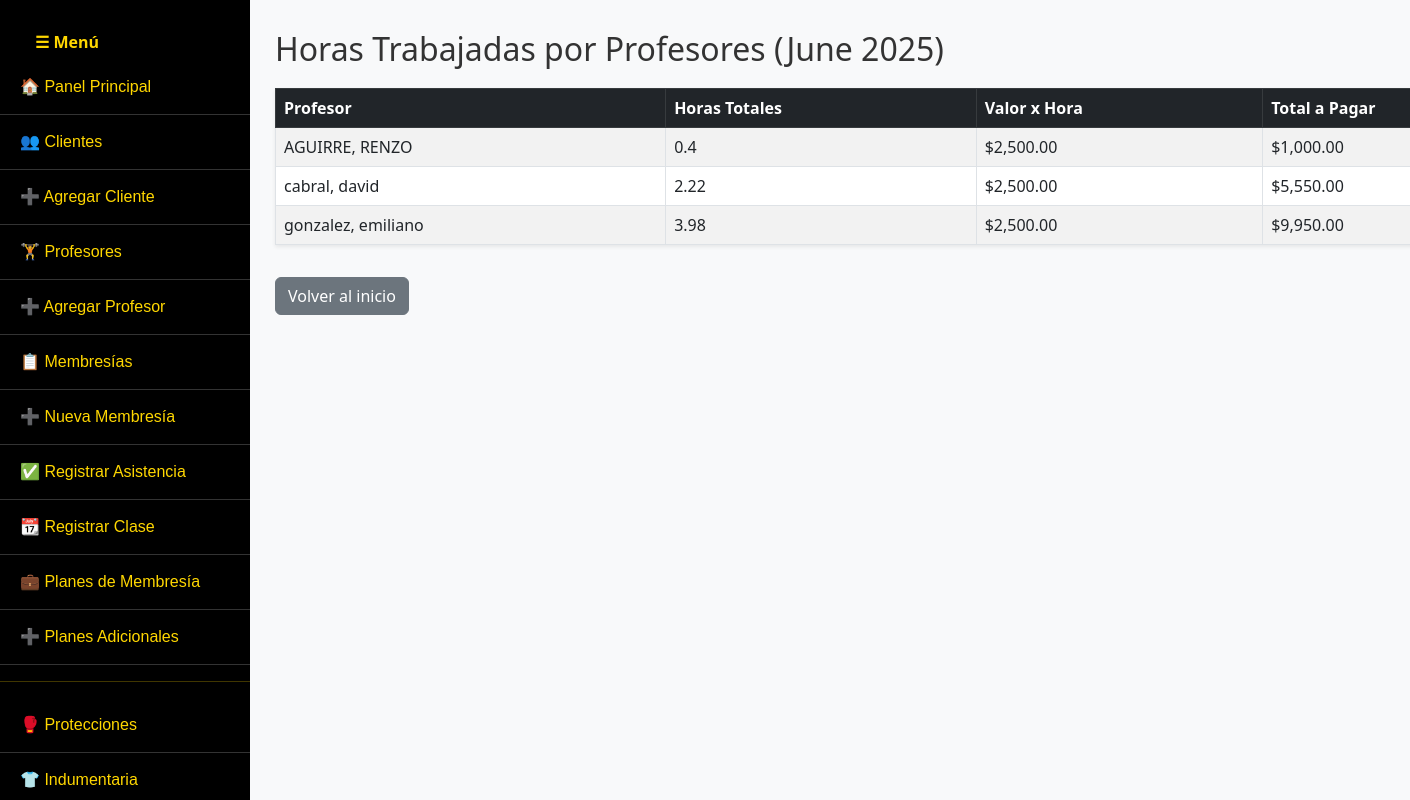
/reporte_horas_trabajadas.php, run on the app's committed database.
### tables this page shows
CREATE TABLE `profesores` (
  `id` int(11) NOT NULL,
  `nombre` varchar(100) NOT NULL,
  `apellido` varchar(100) NOT NULL,
  `email` varchar(100) DEFAULT NULL,
  `telefono` varchar(50) DEFAULT NULL,
  `rfid_uid` varchar(100) DEFAULT NULL,
  `dni` varchar(20) DEFAULT NULL
);

### reporte_horas_trabajadas.php (the view, shortened to what this page needs)
<?php
include 'conexion.php';
include 'menu.php';
$mes_actual = date('Y-m');
$valor_por_hora = 2500;
$sql = "
  SELECT p.id, p.nombre, p.apellido,
    SUM(TIMESTAMPDIFF(MINUTE, ip.hora_entrada, ip.hora_salida)) AS minutos_totales
  FROM profesores p
  LEFT JOIN ingresos_profesores ip
    ON p.id = ip.profesor_id
    AND DATE_FORMAT(ip.fecha, '%Y-%m') = ?
    AND ip.hora_entrada IS NOT NULL AND ip.hora_salida IS NOT NULL
  GROUP BY p.id
  ORDER BY p.apellido, p.nombre
";
$stmt = $conexion->prepare($sql);
$stmt->bind_param("s", $mes_actual);
$stmt->execute();
$resultado = $stmt->get_result();
?>
<!DOCTYPE html>
<html lang="es">
<head>
  <link href="https://cdn.jsdelivr.net/npm/bootstrap@5.3.0/dist/css/bootstrap.min.css" rel="stylesheet">
</head>
<body class="bg-light">
<div class="container">
  <h2>Horas Trabajadas por Profesores (<?= date('F Y') ?>)</h2>
  <table class="table table-bordered table-striped bg-white shadow-sm">
    <thead class="table-dark">
      <tr>
        <th>Profesor</th>
        <th>Horas Totales</th>
        <th>Valor x Hora</th>
        <th>Total a Pagar</th>
      </tr>
    </thead>
    <tbody>
      <?php while ($row = $resultado->fetch_assoc()):
        $min = $row['minutos_totales'] ?? 0;
        $horas = round($min / 60, 2);
        $total = round($horas * $valor_por_hora, 2);
      ?>
      <tr>
        <td><?= htmlspecialchars($row['apellido'] . ', ' . $row['nombre']) ?></td>
        <td><?= $horas ?></td>
        <td>$<?= number_format($valor_por_hora, 2) ?></td>
        <td>$<?= number_format($total, 2) ?></td>
      </tr>
      <?php endwhile; ?>
    </tbody>
  </table>
  <a href="index.php" class="btn btn-secondary mt-3">Volver al inicio</a>
</div>
</body>
</html>

### menu.php (style rules this page uses)
body { margin: 0; padding: 0; }

### reporte_horas_trabajadas.php (style rules this page uses)
.container { margin-left: 260px; padding: 30px 15px; }
h2 { margin-bottom: 20px; color: #333; }

### data on the page
profesores: apellido+nombre "AGUIRRE, RENZO", horas "0.4", total "1,000.00"
profesores: apellido+nombre "cabral, david", horas "2.22", total "5,550.00"
profesores: apellido+nombre "gonzalez, emiliano", horas "3.98", total "9,950.00"
